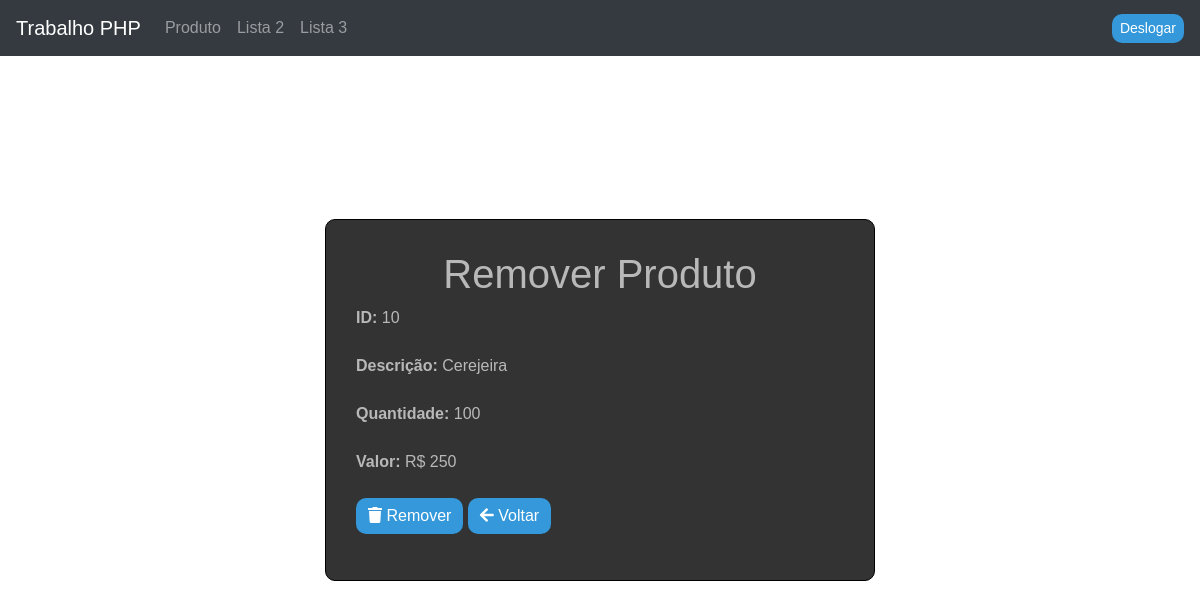
/frmRemProd.php?id=10, run on the app's committed database.
### tables this page shows
CREATE TABLE `produto` (
  `id` int(11) NOT NULL,
  `descricao` varchar(35) NOT NULL,
  `quantidade` float NOT NULL,
  `valor` float NOT NULL
);

### frmRemProd.php (the view, shortened to what this page needs)
<?php
   $id = trim($_REQUEST['id']);
   $rs = mysql_query("SELECT * FROM  produto where id=".$id);
   $linha = mysql_fetch_array($rs);
?>
<html>
    <head>
        <link rel="stylesheet" href="https://maxcdn.bootstrapcdn.com/bootstrap/4.0.0-beta.3/css/bootstrap.min.css">
        <link rel="stylesheet" href="https://use.fontawesome.com/releases/v5.3.1/css/all.css">
        <link rel="stylesheet" href="frmRemProd.css">
    </head>
    <body>
        <nav class="navbar navbar-expand-lg navbar-dark bg-dark">
            <a class="navbar-brand" href="index.php">Trabalho PHP</a>
            <div class="collapse navbar-collapse" id="navbarNavAltMarkup">
                <div class="navbar-nav">
                    <a class="nav-item nav-link" href="lstProd.php">Produto</a>
                    <a class="nav-item nav-link" href="#">Lista 2</a>
                    <a class="nav-item nav-link" href="#">Lista 3</a>
                </div>
            </div>
            <form class="form-inline my-2 my-lg-0">
                <input type="button" id="logOut" name="logOut"class="btn btn-outline-success btn-sm" onclick="javascript:location.href='logout.php'" value="Deslogar"></input>
            </form>
        </nav>
        <section class="pagefade" style="display: none">
        <div class="container col-md-8">
            <h1 class="text-center">Remover Produto</h1>
            <form id="frmRemProd" name="frmRemProd" method="POST" action="remProd.php">
                <div class="form-group">
                    <label for="lblId">
                        <span class="font-weight-bold">ID: </span>
                        <span class="font-weight-normal"><?php echo $linha['id']; ?></span>
                    </label>
                </div>
                <div class="form-group">
                    <label for="lblDesc">
                        <span class="font-weight-bold">Descrição: </span>
                        <span class="font-weight-normal"><?php echo $linha['descricao']; ?></span>
                    </label>
                </div>
                <div class="form-group">
                    <label for="lblQtde">
                        <span class="font-weight-bold">Quantidade: </span>
                        <span class="font-weight-normal"><?php echo $linha['quantidade']; ?></span>
                    </label>
                </div>
                <div class="form-group">
                    <label for="lblVal">
                        <span class="font-weight-bold">Valor: </span>
                        <span class="font-weight-normal">R$ <?php echo $linha['valor']; ?></span>
                    </label>
                </div>
                <button name="btRem" id="btRem" class="btn btn-success" type="submit"><i class="fas fa-trash"></i> Remover</button>
                <button name="btBck" id="btBck" class="btn btn-danger" type="button" onclick="javascript:location.href='lstProd.php'"><i class="fas fa-arrow-left" ></i> Voltar</button>
            </form>
        </div>
</section>
    </body>
</html>

### frmRemProd.css (style rules this page uses)
body { background: url(bright-conifer-dawn-1350339.jpg); background-repeat: no-repeat; background-size: 1920px 1080px; margin: 0; padding: 0; font-family: "Montserrat",sans-serif; color: #f1f1f1b3; }
.container { width: 550px; background: #333; position: absolute; top: 50%; left: 50%; padding: 30px; transform: translate(-50%,-50%); border-radius: 10px; border: 0.49px solid #000; }
h1 { color: #f1f1f1b3; }
.btn { background:#3498db; color: white; border: none; border-radius: 10px; }

### data on the page
produto: id "10", descricao "Cerejeira", quantidade "100", valor "250"
